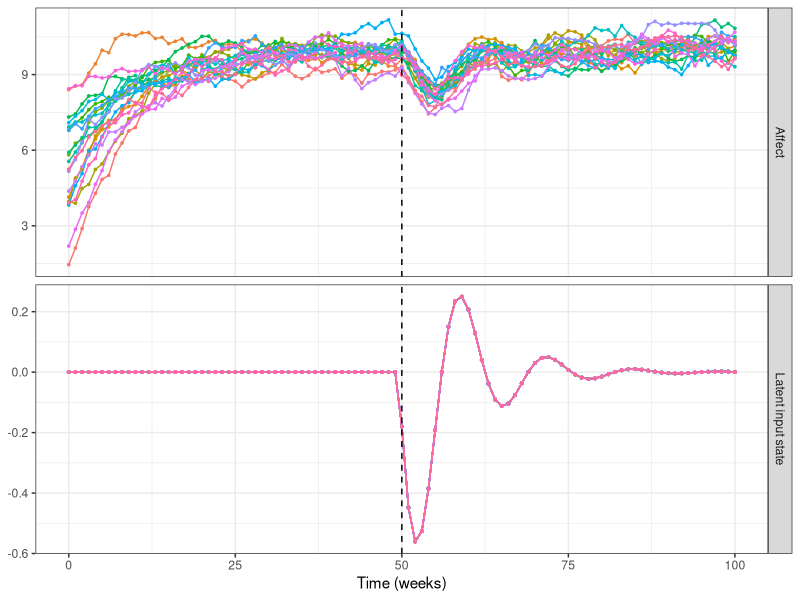

Recreate this plot in R.
#######################################
# Adding a dampening oscillator shock
# Michael E. Aristodemou
# Week 9: 13.11.2025
#######################################

# install package if it is missing
if (!requireNamespace(c("ggplot2","dplyr","tidyr"), quietly = TRUE)) {
  install.packages(c("ggplot2","dplyr","tidyr"))
}

# load packages
library(dplyr)
library(tidyr)
library(ggplot2)

# --- parameters ---
NSubjects <- 20
times <- seq(0, 100, 1)
Nobs <- length(times)
Nsteps <- 200            
dt <- 1 / Nsteps

# Affect model
A <- -0.1               # continuous-time state dependence
B <- 1                  # continuous intercept
G <- 0.2                # system noise coefficient on Affect

# Damped oscillator for InputState u (with velocity w)
omega0 <- 0.5           # natural frequency (rad / time unit)
zeta   <- 0.25          # damping ratio (>0). Larger = faster decay
M      <- -0.4          # drive applied ONLY in the interval that lands on inputTime

initialAffect <- rnorm(NSubjects, mean = 5, sd = 2)
inputTime <- times[ceiling(length(times)/2)]   # mid-window

# --- storage ---
data <- data.frame(
  Subject = rep(NA, NSubjects * Nobs),
  Time = rep(NA, NSubjects * Nobs),
  Affect = rep(NA, NSubjects * Nobs),
  InputState = rep(NA, NSubjects * Nobs)
)

row <- 0
for (subi in 1:NSubjects) {
  # initial states
  AffectState <- initialAffect[subi]
  u <- 0  # InputState position (latent input)
  w <- 0  # InputState velocity
  
  for (obsi in 1:Nobs) {
    
    if (obsi > 1) {
      # integrate over the unit interval to the next observation
      for (stepi in 1:Nsteps) {
        # ----- input oscillator dynamics -----
        du <- w
        # external drive M acts during the interval landing on inputTime
        drive <- if (times[obsi] == inputTime) M else 0
        dw <- -2 * zeta * omega0 * w - (omega0^2) * u + drive
        
        # Euler updates for the oscillator (shock)
        u <- u + du * dt
        w <- w + dw * dt
        
        # ----- affect dynamics -----
        dAffect <- A * AffectState + B + u # u is the state of the shock at the current step
        AffectState <- AffectState + dAffect * dt +
          G * rnorm(1, mean = 0, sd = sqrt(dt))
      }
    }
    
    row <- row + 1
    data$Subject[row] <- subi
    data$Time[row] <- times[obsi]
    data$Affect[row] <- AffectState + rnorm(1, 0, 0.05)  # small measurement noise
    data$InputState[row] <- u
  }
}

# Indicator column for plotting the intervention marker
data$Input <- as.integer(data$Time == inputTime)

# --- plots ---
plot_data <- data %>%
  select(Subject, Time, Affect, InputState) %>%
  pivot_longer(c(Affect, InputState), names_to = "Series", values_to = "Value")

p1=ggplot(plot_data, aes(x = Time, y = Value, color = as.factor(Subject))) +
  geom_line() +
  geom_point(size = 0.6) +
  facet_grid(rows = vars(Series),
             scales = "free_y",
             labeller = as_labeller(c(Affect = "Affect",
                                      InputState = "Latent input state"))) +
  geom_vline(xintercept = inputTime, linetype = "dashed") +
  theme_bw() +
  theme(legend.position = "none") +
  labs(x = "Time (weeks)", y = NULL)
